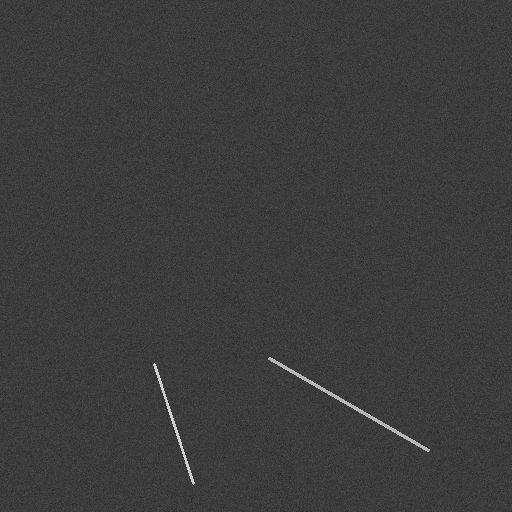
#> input picture test_images/test_images/scratch/scratch_001.png, 512 x 512 px, found by its file name
$ python defect_detector.py
#> lines starting #> are read from the running program, lines starting #| are printed output that depends on the picture; after the words box and inside, x2 and y2 are one past the last pixel; in counts of white or black regions, pixels touching at a corner belong together
#> further down, image is the input picture: shape (512, 512, 3); min 30, max 206, mean 60
import os
import cv2
import numpy as np

# Défaut              Algorithme                  Logique
# Rayure (Kratzer)    Filtre Canny Une rayure = contour fort et linéaire
# Tache (Fleck)       Seuillage (Threshold) Une tache = zone anormalement claire/sombre
# Texture (Strukturfehler) Variance locale Zone rugueuse = variance élevée

# Zusammenfassung aller Lösungen : detect_kratzer, detect_fleck, detect_strukturfehler

SEUIL_KRATZER = 100
SEUIL_FLECK   = 500
SEUIL_STRUCT  = 200
BLOCK_SIZE    = 16


def detect_kratzer(image):
    """Detect scratch defects using Canny edge detection."""
    gray         = cv2.cvtColor(image, cv2.COLOR_BGR2GRAY)
    edges        = cv2.Canny(gray, 50, 150)
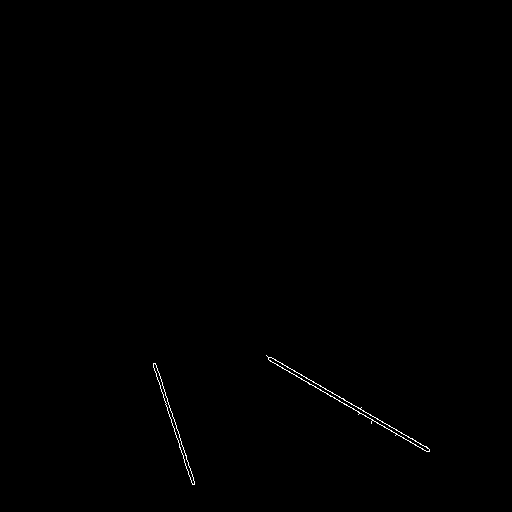
#> edges: shape (512, 512); 0.24% white in thin lines or dots, all inside (x1, y1, x2, y2) = (153, 355, 430, 485)
    white_pixels = int(np.sum(edges > 0))
#> white_pixels = 640
    detected     = white_pixels > SEUIL_KRATZER
#> detected = True
    return {
        "defect_type": "Kratzer",
        "detected":    detected,
        "pixels":      white_pixels,
        "verdict":     "NICHT OK - Kratzer erkannt" if detected else "OK"
    }


def detect_fleck(image):
    """Detect spot defects using binary thresholding."""
    gray         = cv2.cvtColor(image, cv2.COLOR_BGR2GRAY)
    _, thresh    = cv2.threshold(gray, 100, 255, cv2.THRESH_BINARY)
    white_pixels = int(np.sum(thresh > 0))
    detected     = white_pixels > SEUIL_FLECK
    return {
        "defect_type": "Fleck",
        "detected":    detected,
        "pixels":      white_pixels,
        "verdict":     "NICHT OK - Fleck erkannt" if detected else "OK"
    }


def detect_strukturfehler(image):
    """Detect texture defects using local variance analysis."""
    gray      = cv2.cvtColor(image, cv2.COLOR_BGR2GRAY)
    BlocError = 0

    for y in range(0, gray.shape[0], BLOCK_SIZE):
        for x in range(0, gray.shape[1], BLOCK_SIZE):
            region   = gray[y:y+BLOCK_SIZE, x:x+BLOCK_SIZE]
            _, stddev = cv2.meanStdDev(region)
            variance  = stddev[0][0] ** 2
            if variance > SEUIL_STRUCT:
                BlocError += 1

    # Décision APRES la boucle
    detected = BlocError > 0
    return {
        "defect_type":  "Strukturfehler",
        "detected":     detected,
        "blockserror":  BlocError,
        "verdict":      "NICHT OK - Strukturfehler erkannt" if detected else "OK"
    }


# ---------------------------------------------------------------------------
# Test des 3 fonctions
# ---------------------------------------------------------------------------
if __name__ == "__main__":

    tests = [
        ("test_images/test_images/scratch/scratch_001.png",        detect_kratzer),
        ("test_images/test_images/ok/ok_001.png",                  detect_kratzer),
        ("test_images/test_images/spot/spot_001.png",               detect_fleck),
        ("test_images/test_images/ok/ok_001.png",                  detect_fleck),
        ("test_images/test_images/texture_defect/texture_defect_001.png", detect_strukturfehler),
        ("test_images/test_images/ok/ok_001.png",                  detect_strukturfehler),
    ]

    for path, func in tests:
        image  = cv2.imread(path)
        result = func(image)
#> result = {'defect_type': 'Kratzer', 'detected': True, 'pixels': 640, 'verdict': 'NICHT OK - Kratzer erkannt'}
        print(f"{os.path.basename(path):<30} → {result['verdict']}")
#| scratch_001.png                → NICHT OK - Kratzer erkannt
#> pass 3 of the loop `for path, func in tests:`:
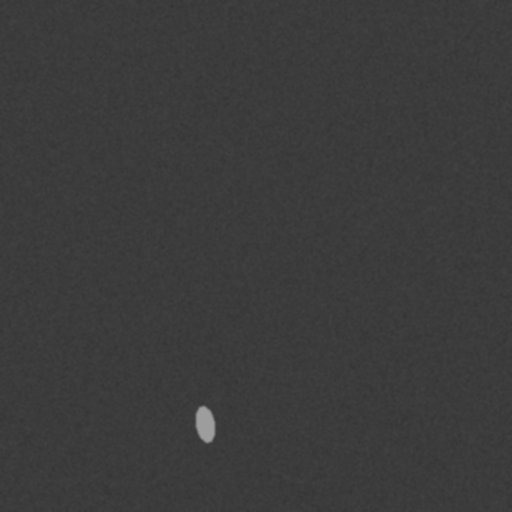
#> input picture test_images/test_images/spot/spot_001.png, 512 x 512 px, found by its file name
#> image is the input picture: shape (512, 512, 3); min 51, max 157, mean 59.7
#> in detect_fleck, `_, thresh    = cv2.threshold(gray, 100, 255, cv2.THRESH_BINARY)`:
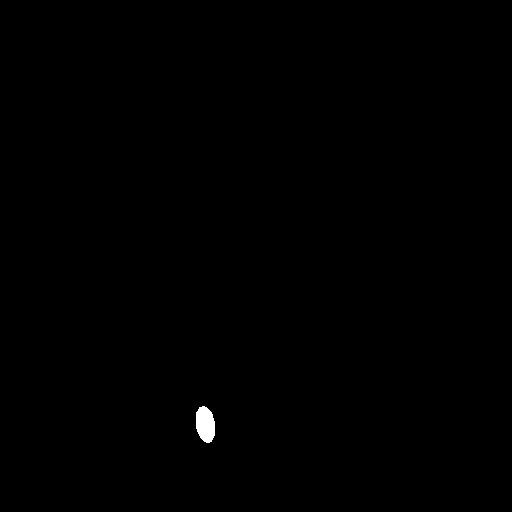
#> thresh: shape (512, 512); 0.21% white; 1 white region, box (x1, y1, x2, y2) and area: (196, 406, 215, 443) 555
#> in detect_fleck, `white_pixels = int(np.sum(thresh > 0))`: white_pixels = 555
#> in detect_fleck, `detected     = white_pixels > SEUIL_FLECK`: detected = True
#> result = {'defect_type': 'Fleck', 'detected': True, 'pixels': 555, 'verdict': 'NICHT OK - Fleck erkannt'}
#| spot_001.png                   → NICHT OK - Fleck erkannt
#> the loop made 6 passes; the first 3 are shown
